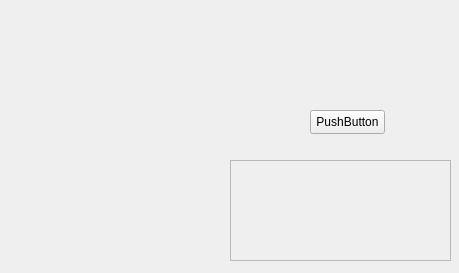
<?xml version="1.0" encoding="UTF-8"?>
<ui version="4.0">
 <class>Form</class>
 <widget class="QWidget" name="Form">
  <property name="geometry">
   <rect>
    <x>0</x>
    <y>0</y>
    <width>459</width>
    <height>273</height>
   </rect>
  </property>
  <property name="windowTitle">
   <string>Form</string>
  </property>
  <widget class="QPushButton" name="pushButton">
   <property name="enabled">
    <bool>true</bool>
   </property>
   <property name="geometry">
    <rect>
     <x>310</x>
     <y>110</y>
     <width>75</width>
     <height>24</height>
    </rect>
   </property>
   <property name="text">
    <string>PushButton</string>
   </property>
  </widget>
  <widget class="QScrollArea" name="scrollArea">
   <property name="geometry">
    <rect>
     <x>230</x>
     <y>160</y>
     <width>221</width>
     <height>101</height>
    </rect>
   </property>
   <property name="widgetResizable">
    <bool>true</bool>
   </property>
   <widget class="QWidget" name="scrollAreaWidgetContents">
    <property name="geometry">
     <rect>
      <x>0</x>
      <y>0</y>
      <width>219</width>
      <height>99</height>
     </rect>
    </property>
   </widget>
  </widget>
 </widget>
 <resources/>
 <connections/>
</ui>
